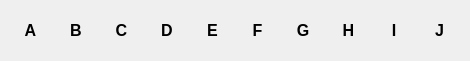
    <widget class="QGroupBox" name="vertical10x10">
     <property name="geometry">
      <rect>
       <x>70</x>
       <y>25</y>
       <width>470</width>
       <height>61</height>
      </rect>
     </property>
     <property name="styleSheet">
      <string notr="true">border:none
</string>
     </property>
     <property name="title">
      <string/>
     </property>
     <layout class="QHBoxLayout" name="horizontalLayout_3">
      <item>
       <widget class="QPushButton" name="one_6">
        <property name="font">
         <font>
          <pointsize>12</pointsize>
          <weight>75</weight>
          <bold>true</bold>
         </font>
        </property>
        <property name="styleSheet">
         <string notr="true">border:none</string>
        </property>
        <property name="text">
         <string>A</string>
        </property>
       </widget>
      </item>
      <item>
       <widget class="QPushButton" name="two_6">
        <property name="font">
         <font>
          <pointsize>12</pointsize>
          <weight>75</weight>
          <bold>true</bold>
         </font>
        </property>
        <property name="styleSheet">
         <string notr="true">border:none</string>
        </property>
        <property name="text">
         <string>B</string>
        </property>
       </widget>
      </item>
      <item>
       <widget class="QPushButton" name="three_6">
        <property name="font">
         <font>
          <pointsize>12</pointsize>
          <weight>75</weight>
          <bold>true</bold>
         </font>
        </property>
        <property name="styleSheet">
         <string notr="true">border:none</string>
        </property>
        <property name="text">
         <string>C</string>
        </property>
       </widget>
      </item>
      <item>
       <widget class="QPushButton" name="four_6">
        <property name="font">
         <font>
          <pointsize>12</pointsize>
          <weight>75</weight>
          <bold>true</bold>
         </font>
        </property>
        <property name="styleSheet">
         <string notr="true"/>
        </property>
        <property name="text">
         <string>D</string>
        </property>
       </widget>
      </item>
      <item>
       <widget class="QPushButton" name="five_6">
        <property name="font">
         <font>
          <pointsize>12</pointsize>
          <weight>75</weight>
          <bold>true</bold>
         </font>
        </property>
        <property name="styleSheet">
         <string notr="true"/>
        </property>
        <property name="text">
         <string>E</string>
        </property>
       </widget>
      </item>
      <item>
       <widget class="QPushButton" name="six_6">
        <property name="font">
         <font>
          <pointsize>12</pointsize>
          <weight>75</weight>
          <bold>true</bold>
         </font>
        </property>
        <property name="styleSheet">
         <string notr="true"/>
        </property>
        <property name="text">
         <string>F</string>
        </property>
       </widget>
      </item>
      <item>
       <widget class="QPushButton" name="pushButton_9">
        <property name="font">
         <font>
          <pointsize>12</pointsize>
          <weight>75</weight>
          <bold>true</bold>
         </font>
        </property>
        <property name="text">
         <string>G</string>
        </property>
       </widget>
      </item>
      <item>
       <widget class="QPushButton" name="pushButton_10">
        <property name="font">
         <font>
          <pointsize>12</pointsize>
          <weight>75</weight>
          <bold>true</bold>
         </font>
        </property>
        <property name="text">
         <string>H</string>
        </property>
       </widget>
      </item>
      <item>
       <widget class="QPushButton" name="pushButton_11">
        <property name="font">
         <font>
          <pointsize>12</pointsize>
          <weight>75</weight>
          <bold>true</bold>
         </font>
        </property>
        <property name="text">
         <string>I</string>
        </property>
       </widget>
      </item>
      <item>
       <widget class="QPushButton" name="pushButton_12">
        <property name="font">
         <font>
          <pointsize>12</pointsize>
          <weight>75</weight>
          <bold>true</bold>
         </font>
        </property>
        <property name="text">
         <string>J</string>
        </property>
       </widget>
      </item>
     </layout>
    </widget>
